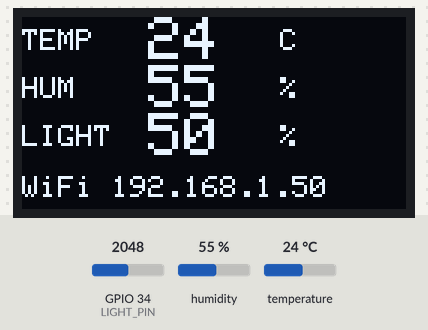
A program run on a simulated ESP32. On the bench: 128×64 one-colour display. Inputs (shaded band) come from the test bench; at power-on: humidity 55 %, GPIO 34 (LIGHT_PIN) = 2048, temperature 24 °C (analog values on the 0–4095 scale). WiFi joins after 1.5 s; servers stay silent unless stated; not simulated (calls return 0 or success): secrets.h; what the program prints to the serial monitor is not drawn.

Above: at 2.9 s.
3.0 s: humidity set to 22 %
At 4.4 s:
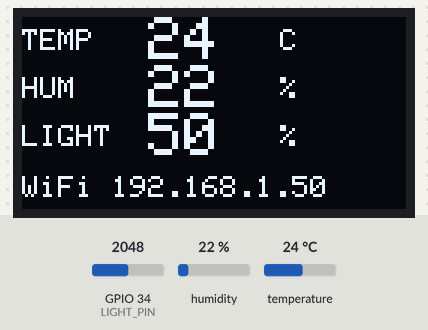
5.2 s: GPIO 34 (LIGHT_PIN) set to 2866
At 6.9 s:
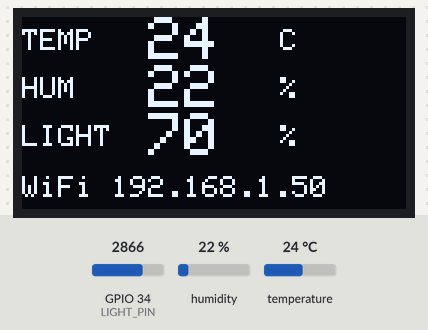
7.2 s: temperature set to 12 °C
At 10.2 s:
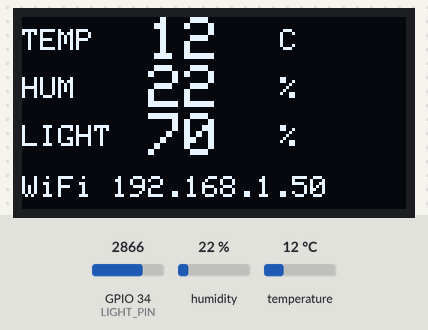
11.2 s: GPIO 34 (LIGHT_PIN) set to 3603
At 12.8 s:
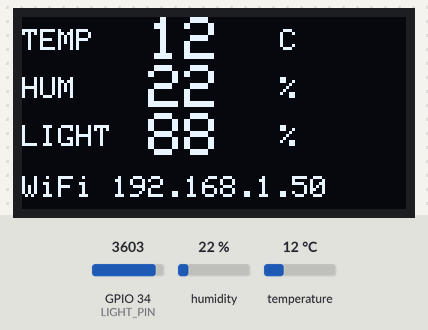
13.2 s: humidity set to 40 %
At 16.1 s:
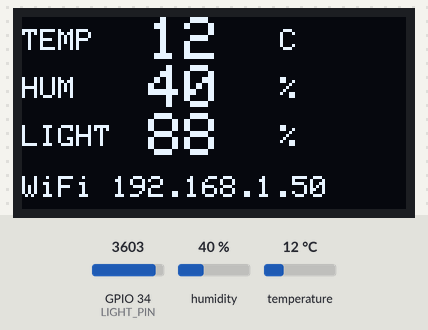
17.3 s: GPIO 34 (LIGHT_PIN) set to 4095
At 18.6 s:
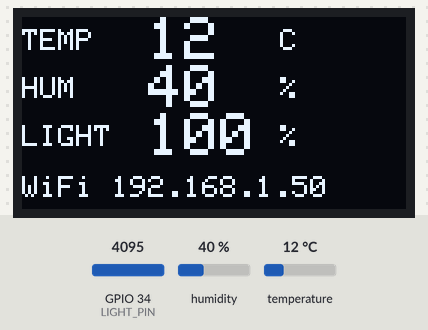
Timing chart, 0 to 20.2 s (numbered marks = the images above; inputs shaded):
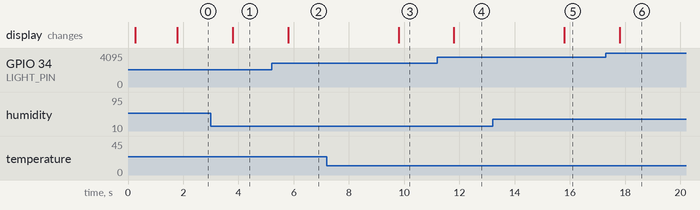

Measured:
- after the input at 3.0 s, the display: changes after 0.80 s (image 1)
- after the input at 5.2 s, the display: changes after 0.59 s (image 2)
- after the input at 7.2 s, the display: changes after 2.6 s (image 3)
- after the input at 11.2 s, the display: changes after 0.60 s (image 4)
- after the input at 13.2 s, the display: changes after 2.6 s (image 5)
- after the input at 17.3 s, the display: changes after 0.50 s (image 6)

The program:

main.cpp
```cpp
#include <Arduino.h>
#include <WiFi.h>
#include <HTTPClient.h>
#include <Wire.h>
#include <Adafruit_GFX.h>
#include <Adafruit_SSD1306.h>
#include <DHT.h>

#include "secrets.h"

// Config

// Pins
#define DHT_PIN   4      // DHT22 data
#define DHT_TYPE  DHT22
#define LIGHT_PIN 34     // Analog light sensor

// OLED
#define OLED_WIDTH   128
#define OLED_HEIGHT  64
#define OLED_ADDR    0x3C

// Timing (milliseconds)
static const unsigned long DISPLAY_INTERVAL = 1000;   // refresh numbers
static const unsigned long POST_INTERVAL    = 30000;  // send to backend
static const unsigned long WIFI_RETRY        = 10000; // reconnect attempt time


// If your module reads HIGH in the dark and LOW in bright light, set this true.
static const bool LIGHT_INVERT = false;

// Globals

Adafruit_SSD1306 display(OLED_WIDTH, OLED_HEIGHT, &Wire, -1);
DHT dht(DHT_PIN, DHT_TYPE);

// Latest readings (kept between reads so the display holds the last good value).
float lastTemp     = NAN;
float lastHumidity = NAN;
int   lastLightRaw = 0;
float lastLightPct = 0.0f;

unsigned long lastDisplayMs = 0;
unsigned long lastPostMs    = 0;
unsigned long lastWifiTryMs = 0;

// Display layout: labels + units are drawn ONCE; only the number cells are
// rewritten each second. Each number lives in a fixed rectangle that we clear
// before writing, so a shorter value can never leave ghost pixels behind.
static const int VAL_X   = 42;  // left edge of the number cell
static const int UNIT_X  = 86;  // left edge of the unit glyph (drawn once)
static const int ROW_T   = 0;   // temperature row (top)
static const int ROW_H   = 16;  // humidity row
static const int ROW_L   = 32;  // light row
static const int ROW_NET = 50;  // wifi status row (small font)
static const int CELL_W  = UNIT_X - VAL_X - 2;  // number cell width
static const int CELL_H  = 16;                  // size-2 glyph height

// ---------------------------------------------------------------------------
// Display helpers
// ---------------------------------------------------------------------------

// Draw the parts that never change: labels down the left, units on the right.
void drawStaticLayout() {
  display.clearDisplay();

  display.setTextColor(SSD1306_WHITE);

  // Labels (small font, vertically nudged to sit next to the big numbers).
  display.setTextSize(1);
  display.setCursor(0, ROW_T + 4);  display.print("TEMP");
  display.setCursor(0, ROW_H + 4);  display.print("HUM");
  display.setCursor(0, ROW_L + 4);  display.print("LIGHT");

  // Units (small font).
  display.setCursor(UNIT_X, ROW_T + 4);  display.print("C");
  display.setCursor(UNIT_X, ROW_H + 4);  display.print("%");
  display.setCursor(UNIT_X, ROW_L + 4);  display.print("%");

  display.display();
}

// Rewrite one number cell in the big font. Value is zero-padded to 2 digits
// (values >= 100, e.g. light at 100%, simply take a third digit). The cell is
// cleared first so no leftover pixels remain from a wider previous value.
void drawValueCell(int rowY, int value, bool valid) {
  display.fillRect(VAL_X, rowY, CELL_W, CELL_H, SSD1306_BLACK);
  display.setTextSize(2);
  display.setTextColor(SSD1306_WHITE);
  display.setCursor(VAL_X, rowY);

  char buf[8];
  if (valid) {
    snprintf(buf, sizeof(buf), "%02d", value);
  } else {
    snprintf(buf, sizeof(buf), "--");
  }
  display.print(buf);
}

// Small status line at the bottom for connection state.
void drawNetStatus(const char *msg) {
  display.fillRect(0, ROW_NET, OLED_WIDTH, 14, SSD1306_BLACK);
  display.setTextSize(1);
  display.setTextColor(SSD1306_WHITE);
  display.setCursor(0, ROW_NET + 3);
  display.print(msg);
}

// ---------------------------------------------------------------------------
// WiFi
// ---------------------------------------------------------------------------

void ensureWifi() {
  if (WiFi.status() == WL_CONNECTED) return;

  unsigned long now = millis();
  if (now - lastWifiTryMs < WIFI_RETRY && lastWifiTryMs != 0) return;
  lastWifiTryMs = now;

  Serial.printf("WiFi: connecting to \"%s\"...\n", WIFI_SSID);
  WiFi.mode(WIFI_STA);
  WiFi.begin(WIFI_SSID, WIFI_PASSWORD);

  // Give it a short blocking window; loop() will retry if it doesn't take.
  unsigned long start = millis();
  while (WiFi.status() != WL_CONNECTED && millis() - start < 8000) {
    delay(250);
    Serial.print(".");
  }
  Serial.println();

  if (WiFi.status() == WL_CONNECTED) {
    Serial.print("WiFi: connected, IP = ");
    Serial.println(WiFi.localIP());
  } else {
    Serial.println("WiFi: not connected (will retry).");
  }
}

// ---------------------------------------------------------------------------
// Backend
// ---------------------------------------------------------------------------

void postReading() {
  if (WiFi.status() != WL_CONNECTED) {
    Serial.println("POST skipped: no WiFi.");
    return;
  }
  // Don't send junk if we've never had a valid DHT read.
  if (isnan(lastTemp) || isnan(lastHumidity)) {
    Serial.println("POST skipped: no valid sensor reading yet.");
    return;
  }

  char body[256];
  snprintf(body, sizeof(body),
           "{\"device_id\":\"%s\","
           "\"temperature\":%.1f,"
           "\"humidity\":%.1f,"
           "\"light_raw\":%d,"
           "\"light_percent\":%.1f}",
           DEVICE_ID, lastTemp, lastHumidity, lastLightRaw, lastLightPct);

  HTTPClient http;
  http.begin(BACKEND_URL);
  http.addHeader("Content-Type", "application/json");
  http.setConnectTimeout(4000);
  http.setTimeout(4000);

  int code = http.POST((uint8_t *)body, strlen(body));
  if (code > 0) {
    Serial.printf("POST %s -> %d\n", BACKEND_URL, code);
  } else {
    Serial.printf("POST failed: %s\n", http.errorToString(code).c_str());
  }
  http.end();
}

// ---------------------------------------------------------------------------
// Sensors
// ---------------------------------------------------------------------------

void readSensors() {
  float t = dht.readTemperature();  // Celsius
  float h = dht.readHumidity();
  if (!isnan(t)) lastTemp = t;          // keep last good value on failure
  if (!isnan(h)) lastHumidity = h;

  int raw = analogRead(LIGHT_PIN);
  float pct = (raw / 4095.0f) * 100.0f;
  if (LIGHT_INVERT) pct = 100.0f - pct;
  lastLightRaw = raw;
  lastLightPct = pct;
}

// ---------------------------------------------------------------------------
// setup / loop
// ---------------------------------------------------------------------------

void setup() {
  Serial.begin(115200);
  delay(200);
  Serial.println("\nTemp & Light detector starting...");

  analogReadResolution(12);  // 0..4095

  Wire.begin();  // SDA=21, SCL=22 by default on ESP32
  if (!display.begin(SSD1306_SWITCHCAPVCC, OLED_ADDR)) {
    Serial.println("SSD1306 not found — check wiring / I2C address (0x3C vs 0x3D).");
    // Continue anyway; sensors + POST still work without the screen.
  } else {
    drawStaticLayout();
  }

  dht.begin();
  ensureWifi();

  // Prime a first reading so the screen isn't blank.
  readSensors();
}

void loop() {
  unsigned long now = millis();

  ensureWifi();

  if (now - lastDisplayMs >= DISPLAY_INTERVAL) {
    lastDisplayMs = now;

    readSensors();

    bool tempOk = !isnan(lastTemp);
    bool humOk  = !isnan(lastHumidity);
    drawValueCell(ROW_T, (int)roundf(lastTemp),     tempOk);
    drawValueCell(ROW_H, (int)roundf(lastHumidity), humOk);
    drawValueCell(ROW_L, (int)roundf(lastLightPct), true);

    if (WiFi.status() == WL_CONNECTED) {
      String s = "WiFi " + WiFi.localIP().toString();
      drawNetStatus(s.c_str());
    } else {
      drawNetStatus("WiFi: offline");
    }

    display.display();  // push the buffer; labels/units are untouched
  }

  if (now - lastPostMs >= POST_INTERVAL) {
    lastPostMs = now;
    postReading();
  }
}
```
